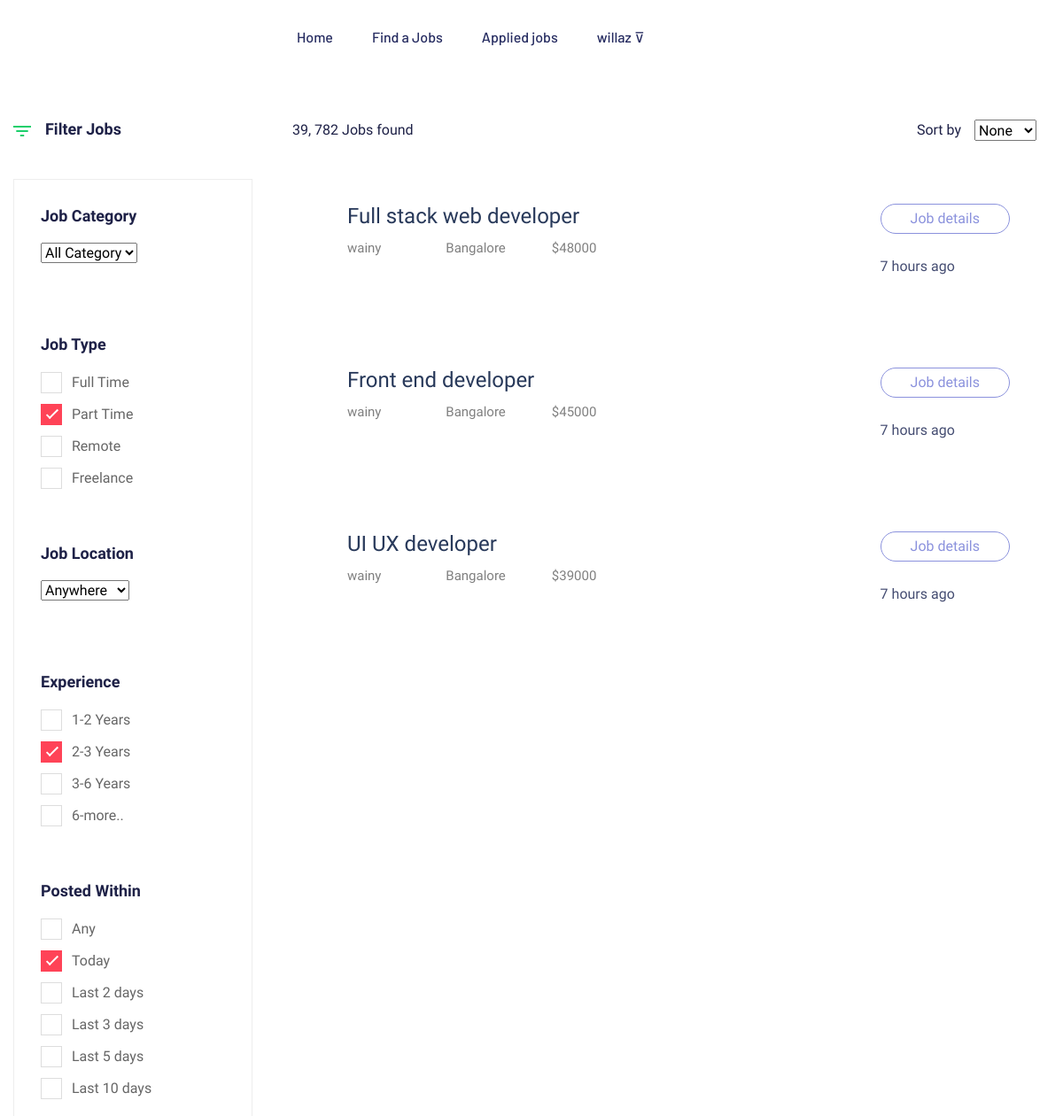
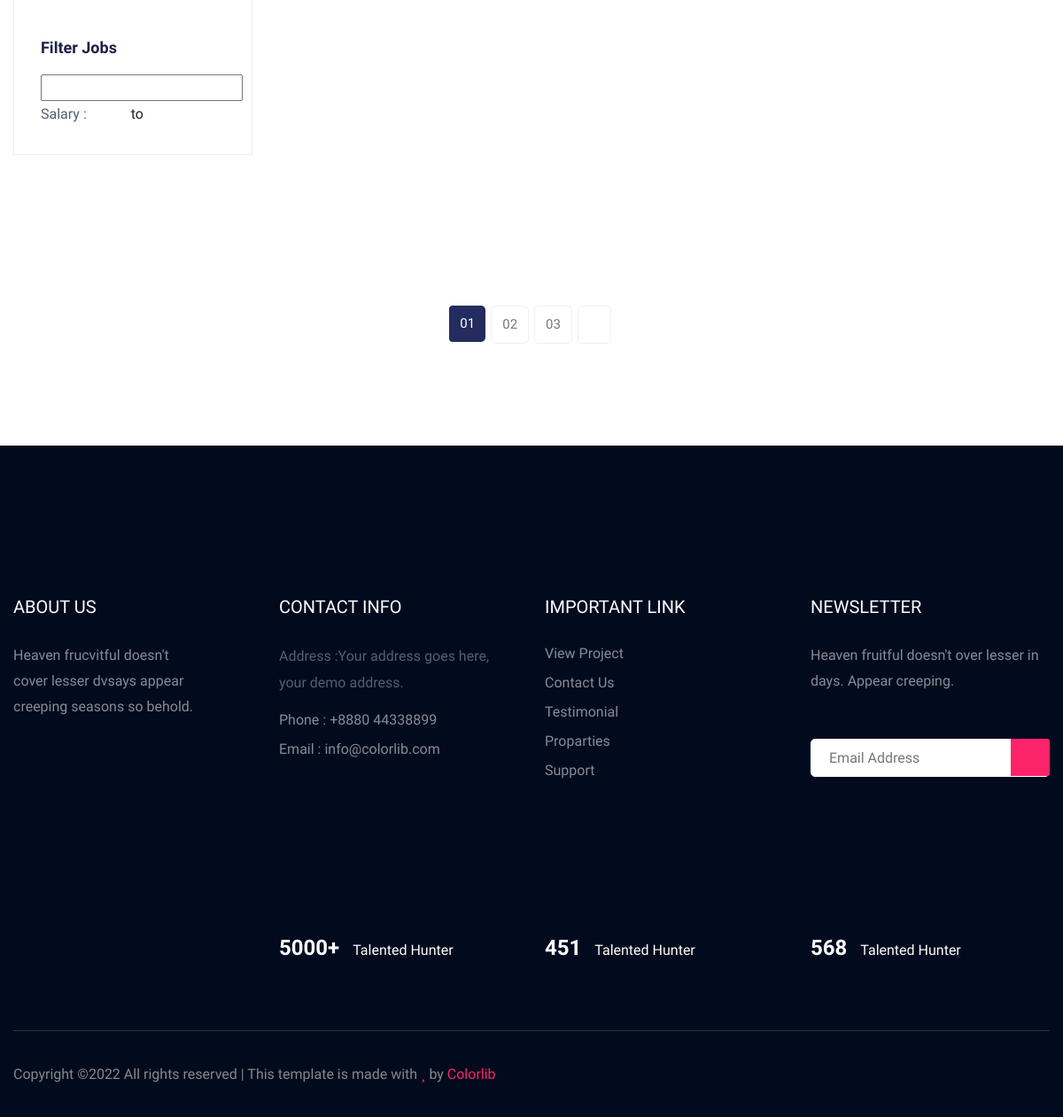
The page /candidate/jobs/all/ (signed in) on the database its author committed (2 pictures, top to bottom).
### employer/models.py (models this page shows, shortened)
class CustomUser(AbstractUser):
    options = (
        ("employer", 'Employer'),
        ("candidate", "Candidate")
    )
    role = models.CharField(max_length=120, choices=options, default="candidate")

class Jobs(models.Model):
    job_title = models.CharField(max_length=120)
    company = models.ForeignKey(CustomUser, on_delete=models.CASCADE)
    location = models.CharField(max_length=120)
    salary = models.PositiveIntegerField(null=True)
    experience = models.PositiveIntegerField(default=0)
    created_date = models.DateField(auto_now_add=True)
    last_date = models.DateField(null=True)
    is_active = models.BooleanField(default=True)

### candidate/views.py (the view)
# urls.py: path('jobs/all/', views.CandidateJobListView.as_view(), name="jobs-list"),
@method_decorator(signin_required, name='dispatch')
class CandidateJobListView(ListView):
    model = Jobs
    context_object_name = "jobs"
    template_name = "candidate/job_list.html"
    def get_queryset(self):
        return self.model.objects.filter(is_active=True).order_by("-created_date")

### candidate/templates/candidate/job_list.html (shortened to what this page needs)
{% extends 'candidate/base.html' %}
{% load static %}
{% block content %}
<main>
    <div class="job-listing-area pt-50 pb-120">
        <div class="container">
            <div class="row">
                <div class="col-xl-3 col-lg-3 col-md-4">
                    <div class="row">
                        <div class="col-12">
                                <div class="small-section-tittle2 mb-45">
                                <div class="ion">
                                </div>
                                <h4>Filter Jobs</h4>
                            </div>
                        </div>
                    </div>
                    <div class="job-category-listing mb-50">
                        <div class="single-listing">
                           <div class="small-section-tittle2">
                                 <h4>Job Category</h4>
                           </div>
                            <div class="select-job-items2">
                                <select name="select">
                                    <option value="">All Category</option>
                                </select>
                            </div>
                            <div class="select-Categories pt-80 pb-50">
                                <div class="small-section-tittle2">
                                    <h4>Job Type</h4>
                                </div>
                                <label class="container">Full Time
                                    <span class="checkmark"></span>
                                </label>
                                <label class="container">Part Time
                                    <span class="checkmark"></span>
                                </label>
                                <label class="container">Remote
                                    <span class="checkmark"></span>
                                </label>
                                <label class="container">Freelance
                                    <span class="checkmark"></span>
                                </label>
                            </div>
                        </div>
                        <div class="single-listing">
                           <div class="small-section-tittle2">
                                 <h4>Job Location</h4>
                           </div>
                            <div class="select-job-items2">
                                <select name="select">
                                    <option value="">Anywhere</option>
                                </select>
                            </div>
                            <div class="select-Categories pt-80 pb-50">
                                <div class="small-section-tittle2">
                                    <h4>Experience</h4>
                                </div>
                                <label class="container">1-2 Years
                                    <span class="checkmark"></span>
                                </label>
                                <label class="container">2-3 Years
                                    <span class="checkmark"></span>
                                </label>
                                <label class="container">3-6 Years
                                    <span class="checkmark"></span>
                                </label>
                                <label class="container">6-more..
                                    <span class="checkmark"></span>
                                </label>
                            </div>
                        </div>
                        <div class="single-listing">
                            <div class="select-Categories pb-50">
                                <div class="small-section-tittle2">
                                    <h4>Posted Within</h4>
                                </div>
                                <label class="container">Any
                                    <span class="checkmark"></span>
                                </label>
                                <label class="container">Today
                                    <span class="checkmark"></span>
                                </label>
                                <label class="container">Last 2 days
                                    <span class="checkmark"></span>
                                </label>
                                <label class="container">Last 3 days
                                    <span class="checkmark"></span>
                                </label>
                                <label class="container">Last 5 days
                                    <span class="checkmark"></span>
                                </label>
                                <label class="container">Last 10 days
                                    <span class="checkmark"></span>
                                </label>
                            </div>
                        </div>
                        <div class="single-listing">
                            <aside class="left_widgets p_filter_widgets price_rangs_aside sidebar_box_shadow">
                                <div class="small-section-tittle2">
                                    <h4>Filter Jobs</h4>
                                </div>
                                <div class="widgets_inner">
                                    <div class="range_item">
                                        <input type="text" class="js-range-slider" value="" />
                                        <div class="d-flex align-items-center">
                                            <div class="price_text">
                                                <p>Salary :</p>
                                            </div>
                                            <div class="price_value d-flex justify-content-center">
                                                <input type="text" class="js-input-from" id="amount" readonly />
                                                <span>to</span>
                                                <input type="text" class="js-input-to" id="amount" readonly />
                                            </div>
                                        </div>
                                    </div>
                                </div>
                            </aside>
                        </div>
                    </div>
                </div>
                <div class="col-xl-9 col-lg-9 col-md-8">
                    <section class="featured-job-area">
                        <div class="container">
                            <div class="row">
                                <div class="col-lg-12">
                                    <div class="count-job mb-35">
                                        <span>39, 782 Jobs found</span>
                                        <div class="select-job-items">
                                            <span>Sort by</span>
                                            <select name="select">
                                                <option value="">None</option>
                                            </select>
                                        </div>
                                    </div>
                                </div>
                            </div>
                            {% for job in jobs %}
                            <div class="single-job-items mb-30">
                                <div class="job-items">
                                    <div class="company-img">
                                    </div>
                                    <div class="job-tittle job-tittle2">
                                        <a href="#">
                                            <h4>{{ job.job_title }}</h4>
                                        </a>
                                        <ul>
                                            <li>{{ job.company }}</li>
                                            <li><i class="fas fa-map-marker-alt"></i>{{ job.location }}</li>
                                            <li>${{ job.salary }}</li>
                                        </ul>
                                    </div>
                                </div>
                                <div class="items-link items-link2 f-right">
                                    <a href="{% url 'candidate:job-view' job.id %}">Job details</a>
                                    <span>7 hours ago</span>
                                </div>
                            </div>
                            {% endfor %}
                        </div>
                    </section>
                </div>
            </div>
        </div>
    </div>
    <div class="pagination-area pb-115 text-center">
        <div class="container">
            <div class="row">
                <div class="col-xl-12">
                    <div class="single-wrap d-flex justify-content-center">
                        <nav aria-label="Page navigation example">
                            <ul class="pagination justify-content-start">
                                <li class="page-item active"><a class="page-link" href="#">01</a></li>
                                <li class="page-item"><a class="page-link" href="#">02</a></li>
                                <li class="page-item"><a class="page-link" href="#">03</a></li>
                            <li class="page-item"><a class="page-link" href="#"><span class="ti-angle-right"></span></a></li>
                            </ul>
                        </nav>
                    </div>
                </div>
            </div>
        </div>
    </div>
</main>
{% endblock %}

### candidate/templates/candidate/partials/header.html (shortened to what this page needs)
{% load static %}
<header>
   <div class="header-area header-transparrent">
       <div class="headder-top header-sticky">
            <div class="container">
                <div class="row align-items-center">
                    <div class="col-lg-3 col-md-2">
                        <div class="logo">
                        </div>
                    </div>
                    <div class="col-lg-9 col-md-9">
                        <div class="menu-wrapper">
                            <div class="main-menu">
                                <nav class="d-none d-lg-block">
                                    <ul id="navigation">
                                        <li><a href="{% url 'candidate:home' %}">Home</a></li>
                                        <li><a href="{% url 'candidate:jobs-list' %}">Find a Jobs </a></li>
                                        <li><a href="{% url 'candidate:applications' %}">Applied jobs</a></li>
                                        {% if request.user.is_authenticated %}
                                            <li><a href="#">{{ request.user.username }}  &#8893; </a>
                                            </li>
                                        {% else %}
                                        <li><a href="{% url 'employer:sign-out' %}">Contact</a></li>
                                        <li><a href="{% url 'employer:sign-out' %}">Contact</a></li>
                                        {% endif %}
                                    </ul>
                                </nav>
                            </div>
                        </div>
                    </div>
                    <div class="col-12">
                    </div>
                </div>
            </div>
       </div>
   </div>
</header>

### rows shown on the page
CustomUser: user.username "willaz"
Jobs: job_title "Full stack web developer", company "wainy", location "Bangalore", salary "48000"
Jobs: job_title "Front end developer", company "wainy", location "Bangalore", salary "45000"
Jobs: job_title "UI UX developer", company "wainy", location "Bangalore", salary "39000"
